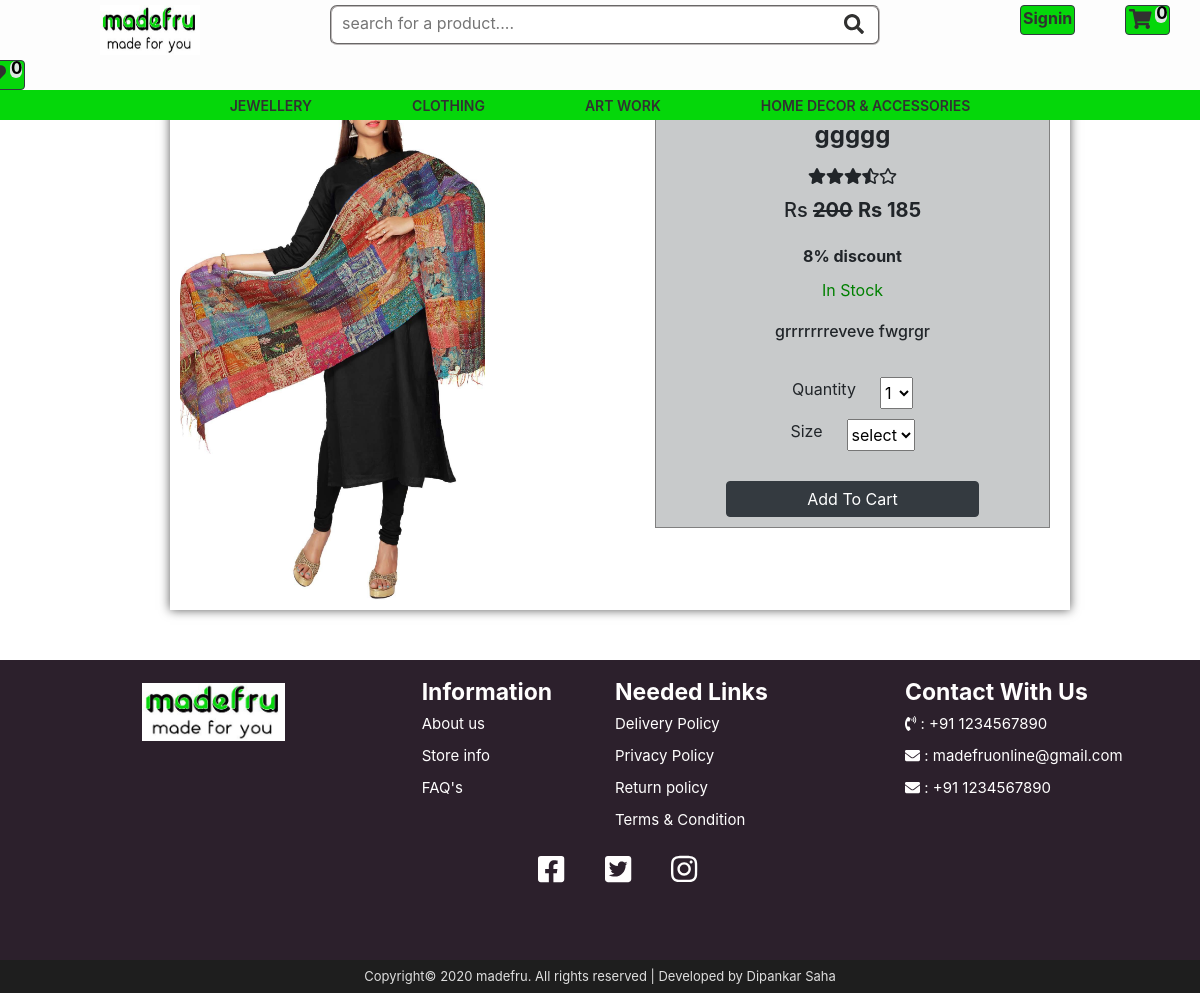
Screenshot of /single_product.php?product_id=MADEFRU108 with the database file from the repository.
### tables this page shows
CREATE TABLE `category` (
  `id` int(10) NOT NULL,
  `category` varchar(200) NOT NULL
);

CREATE TABLE `product_img` (
  `id` int(10) NOT NULL,
  `product_id` varchar(200) NOT NULL,
  `img` varchar(200) NOT NULL
);

CREATE TABLE `product` (
  `id` int(11) NOT NULL,
  `product_id` varchar(200) NOT NULL,
  `product_name` varchar(500) NOT NULL,
  `brand` varchar(200) DEFAULT NULL,
  `category` varchar(200) DEFAULT NULL,
  `subcategory` varchar(200) DEFAULT NULL,
  `subsubcategory` varchar(200) DEFAULT NULL,
  `price` double NOT NULL,
  `quantity` varchar(100) NOT NULL,
  `description` text NOT NULL,
  `discount` double NOT NULL,
  `net_price` double DEFAULT NULL,
  `size` varchar(100) DEFAULT NULL,
  `color` varchar(100) DEFAULT NULL,
  `currency` varchar(100) DEFAULT NULL,
  `new_item` int(10) DEFAULT NULL,
  `popular_item` int(10) DEFAULT NULL,
  `hit_item` int(10) DEFAULT NULL,
  `sunday_offer` int(10) DEFAULT NULL
);

### dbcontroller.php (called while the page is built, shortened)
<?php
    class DBController {
        protected $connection=NULL;
        protected $host='localhost';
        protected $user='root';
        protected $password='';
        protected $database='madefru';
        function connectDB() {
            $this->connection = new mysqli($this->host, $this->user, $this->password, $this->database);
        }
        function selectDB(){
            if(!empty($this->connection)){
                $this->connection->select_db($this->database);
            }
            else{
                echo"Database connection not available".$this->connection->error();
            }
        }
        function runQuery($query){
            if(!empty($this->connection)){
                $result=$this->connection->query($query);
                return $result;
            }
            else{
                echo"Database connection not available".$this->connection->error();
            }
        }
    }
?>

### single_product.php (the view, shortened to what this page needs)
<?php include('header.php');
$query="select* from product where product_id='$_REQUEST[product_id]'";
$result=$db_handle->runQuery($query);
$row=$result->fetch_assoc();
?>
<div id="single-product">
    <div class="row">
        <div class="col-6 justify-content-center">
            <ul>
                <?php
                $query1="select img from product_img where product_id='$row[product_id]'";
                $result1=$db_handle->runQuery($query1);
                while($row1=$result1->fetch_assoc()){
                ?>
                <li data-thumb="images/<?php echo $row1['img'];?>">
	                <div class="thumb-image"><img src="images/<?php echo $row1['img'];?>" data-imagezoom="true"
                    class="img-responsive">
	                </div>
                </li>
                <?php } ?>
            </ul>
        </div>
        <div class="col-6 justify-content-center">
            <div style="border:1px solid grey;margin:10px 20px 0 20px;background-color:rgba(163, 166, 168, 0.596);">
            <div class="row justify-content-center">
                <h4><b><?php echo "$row[product_name]";?></b></h4>
            </div>
            <div class="row justify-content-center">
                <i class="fas fa-star"></i>
                <i class="fas fa-star"></i>
                <i class="fas fa-star"></i>
                <i class="fas fa-star-half-alt"></i>
                <i class="far fa-star"></i>
            </div>
            <div class="row justify-content-center align-self-center">
                <h5 class="p-1">Rs <del><b><?php echo "$row[price]";?></b></del>&nbsp<b>Rs <?php echo "$row[net_price]";?>
                </b></h5>
            </div>
            <div class="row justify-content-center">
                <b><?php echo round($row['discount']);?>% discount</b>
            </div>
            <div class="row justify-content-center">
                <?php
                    if($row['quantity']>2){
                        echo "<spna style='color:green;'>In Stock</span>";
                    }
                    elseif($row['quantity']==1){
                        echo "<spna style='color:green;'>In Stock</span><span style='color:red;'> (only 1 item left Hurry up!)</span>";
                    }
                    elseif($row['quantity']==2){
                        echo "<spna style='color:green;'>In Stock</span><span style='color:red;'> (2 items left Hurry up!)</span>";
                    }
                    else{
                        echo"<span style='color:red;'>Out of Stock</span>";
                    }
                    ?></span>
            </div>
            <div class="row justify-content-center">
                <h6><?php echo "$row[description]";?></h6>
            </div>
            <form action="cart.php" method="post">
            <div class="row justify-content-center">
                <label for="qty" class="mr-4">Quantity</label>
                <select class="size" name="quantity" id="size"required>
                    <option value="1">1</option>
                </select>
            </div>
            <?php
            if($row['category']=="CLOTHING"){
            ?>
            <div class="row justify-content-center">
                <label for="size" class="mr-4">Size</label>
                <select name="size" id="size"required>
                    <option value="">select</option>
                </select>
            </div>
            <?php } ?>
            <div class="row justify-content-center">
                <button class="btn btn-dark" style="margin-top:20px;padding:5px 80px"type="submit" name="add-to-cart"
                >Add To Cart</button>
            </div>
            </form>
            </div>
        </div>
    </div>
</div>
<div class="single-product-footer">
<?php include('footer.php');?>

### header.php (shortened to what this page needs)
<?php
include('dbcontroller.php');
$db_handle=new DBController();
if(isset($_SESSION['user_id']) && !empty($_SESSION['user_id'])){
    $user_id= $_SESSION['user_id'];
	$user_fname= $_SESSION['user_fname'];
	$user_phone=$_SESSION['phone'];
	$user_email=$_SESSION['email'];
}
else {
    $user_id='USER';$user_fname='Signin';
}
?>
<!DOCTYPE html>
<html lang="en">
<head>
    <link href="css/style.css" rel="stylesheet" type="text/css" media="all">
    <link href="css/bootstrap.min.css" rel="stylesheet" type="text/css" media="all">
    <link rel="stylesheet" href="https://stackpath.bootstrapcdn.com/bootstrap/4.4.1/css/bootstrap.min.css"
>
    <link rel="stylesheet" href="OwlCarousel2-2.3.4/dist/assets/owl.carousel.css" type="text/css">
    <link rel="stylesheet" href="OwlCarousel2-2.3.4/dist/assets/owl.theme.default.css" type="text/css">
    <link rel="stylesheet" href="css/slide-and-swipe-menu.css" type="text/css">
</head>
<body>
<div id="container">
    <header>
        <div class="row">
            <div class="col">
                <div class="logo">
                    <a href="index.php"><img src="images/new madefru logo.jpg" alt=""></a>
                </div>
            </div>
            <div class="col">
                <div class="row">
                    <div class="col-md-9">
                        <div class="search">
                            <input id="search" type="search" name="search-input" placeholder="search for a product...."
                            required autocomplete="off">
                        </div>
                    </div>
                    <div class="col-md-3">
                        <div class="search">
                            <button type="submit" class="btn btn-dark" name="search-button">
                                <div class="search-icon">
                                    <i class="fas fa-search" aria-hidden="true"></i>
                                </div>
                            </button>
                        </div>
                    </div>
                </div>
            </div>
            <div class="col">
                <div class="login-signup">
                    <a href="<?php if(isset($_SESSION['user_id'])){echo 'user_account.php';}else{echo 'signup.php';}?>"
                    class="btn btn-dark"><?php echo $user_fname;?></a>
                </div>
            </div>
            <div class="col">
            <div class="cart">
                <?php
                if(isset($_SESSION['cart']) && !empty($_SESSION['cart'])){
                    $count=count($_SESSION['cart']);
                    ?>
            <a class="btn btn-dark" href="cart.php" role="button">
                <div class="cart-icon">
                        <i class="fas fa-shopping-cart" aria-hidden="true"></i>
                </div>
                <span><div class="value"><?php echo $count; ?></div></span>
                </a>
                <?php }
                else{
                ?>
                <a class="btn btn-dark" href="empty_cart.php" role="button">
                <div class="cart-icon">
                        <i class="fas fa-shopping-cart" aria-hidden="true"></i>
                </div>
                <span><div class="value">0</div></span>
                </a>
                <?php } ?>
            </div>
            </div>
            <div class="col">
            <div class="wishlist">
                <a class="btn btn-dark" href="" role="button">
                    <div class="wishlist-icon">
                        <i class="fas fa-heart" aria-hidden="true"></i>
                    </div>
                    <span><div class="value">0</div></span>
                </a>
            </div>
            </div>
        </div>
        <div class="desktop-nav">
            <div class="container">
                <ul>
                    <?php
                        $query="select * from category";
                        $result=$db_handle->runQuery($query);
                        while($row=$result->fetch_assoc()){
                        ?>
                    <li class="nav-category">
                        <a href=""><?php echo "$row[category]";?></a>
                    </li>
                    <?php }?>
                </ul>
            </div>
        </div>
    </header>

### css/style.css (style rules this page uses)
body { font-family: sans-serif; }
body ul { padding:0; margin:0; }
#container { overflow: hidden; }
header { position: fixed; padding: 0;margin: 0; background-color: rgb(253, 253, 253);width: 100%; height: auto; z-index: 9999999; }
.logo { float: left; padding: 0;margin: 5px 0 0 100px; }
.logo a { text-decoration: none; }
.logo img { width: 100px;height: 50px;overflow: hidden; }
.search { padding: 0;margin: 5px 0 0 100px; }
.search input { padding: 0 0 5px 10px; margin: 0;width: 500px;height: 40px; border: 2px groove rgb(189, 185, 185); border-right: none;border-radius: 7px 0px 0px 7px;outline: none; }
.search button { margin: 0 0 0 27px;width: 50px;height: 40px;overflow: hidden;font-size: 20px;text-align: center; padding-top: 2.5px;background-color: white; color: rgb(49, 49, 48);border: 2px groove rgb(189, 185, 185); border-left: none; border-radius: 0 7px 7px 0; }
.login-signup { padding: 0;margin: 5px 0 0 160px; }
.login-signup .btn { padding: 0 2px;height: 30px;width: auto;background-color: #05d70a;color: rgb(49, 49, 48); font-weight: 700;text-decoration: none; }
.cart { padding: 0;margin: 5px 0 0 20px; }
.cart a { text-decoration: none; width: 45px;height: 30px;padding: 0;background-color: #05d70a;color: rgb(49, 49, 48); }
.cart a .cart-icon { float: left;font-size: 20px;margin: -2px 0 0 3px;padding: 0; }
.cart a span { float: right;width: 12px;height: 17px;color: black;background-color: rgb(220, 231, 225); margin: 0px 2px;font-size: 17px;border-radius: 10px; font-weight: 700;padding: 1px; }
.cart a span .value { margin: -6px 0 0 0; }
.wishlist { padding: 0;margin: 5px 0 0 -20px; }
.wishlist a { text-decoration: none; width: 45px;height: 30px;padding: 0;background-color: #05d70a; color: rgb(49, 49, 48); }
.wishlist a .wishlist-icon { float: left;font-size: 20px;margin: -2px 0 0 5px;padding: 0; }
.wishlist a span { float: right;width: 12px;height: 17px;color: black;background-color: rgb(220, 231, 225); margin: 0px 2px;font-size: 17px;border-radius: 10px; font-weight: 700;padding: 1px; }
.wishlist a span .value { margin: -6px 0 0 0; }
.desktop-nav { background-color: #05d70a;text-align: center;height: 30px; }
.desktop-nav ul { font-size:0;margin:0;padding:0; }
.desktop-nav ul li { display: inline-block;position:relative;margin: 0; }
.desktop-nav ul li a { color:rgb(49, 49, 49);display:block;font-size:14px;padding:5px 50px;transition:0.3s linear; font-weight: 600; }
#single-product { position: relative;top: 100px;left: 170px;width: 75%;margin: 0; -webkit-box-shadow: 0 0 10px rgba(0,0,0, .65); -moz-box-shadow: 0 0 10px rgba(0,0,0, .65); box-shadow: 0 0 10px rgba(0,0,0, .65); }
#single-product .row .col-6 .row { margin: 10px; }
#single-product .row .col-6 .row h6 { margin: 10px; }
#single-product .row .col-6 img { height: 490px;width: 70%;margin: 10px; }
.single-product-footer { margin-top: 150px; }

### rows the page displays
category: category "JEWELLERY"
category: category "CLOTHING"
category: category "ART WORK"
category: category "HOME DECOR & ACCESSORIES"
product_img: img (picture)
product: product_name "ggggg", price "200", net_price "185", discount "8", description "grrrrrrreveve fwgrgr"

### other values shown
$user_fname "Signin"
